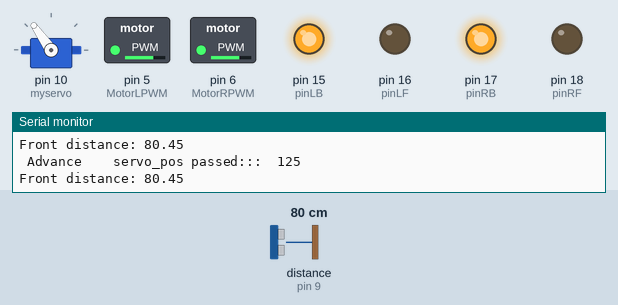
Simulated run of this sketch. Board: Arduino Uno, built with avr-gcc and run on an emulated ATmega328P. Parts: servo, switched loads named in the sketch (green lamp = pin HIGH), output pins drawn as LEDs (lit = HIGH), the last lines printed to the serial monitor. Wiring (inferred from the names in the program): ultrasonic range finder: trigger pin 8; echo pin 9. Inputs (shaded band) come from the test bench; at power-on: distance to the obstacle (sensor on pin 9) 80 cm. The echo pulse lasts 58.3 µs per cm; pins used as bus, display or sensor lines are not drawn.

Above: at 1.3 s.
1.4 s: distance to the obstacle (sensor on pin 9) set to 27 cm
2.9 s: distance to the obstacle (sensor on pin 9) set to 22 cm
At 4.4 s:
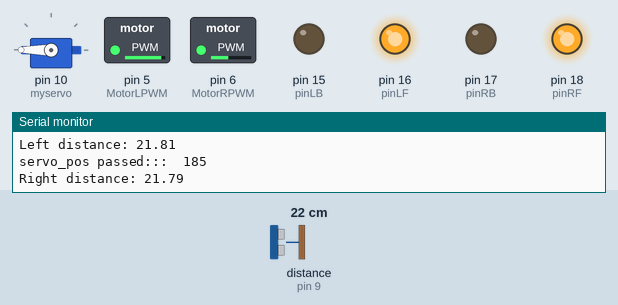
5.9 s: distance to the obstacle (sensor on pin 9) set to 18 cm
At 7.5 s:
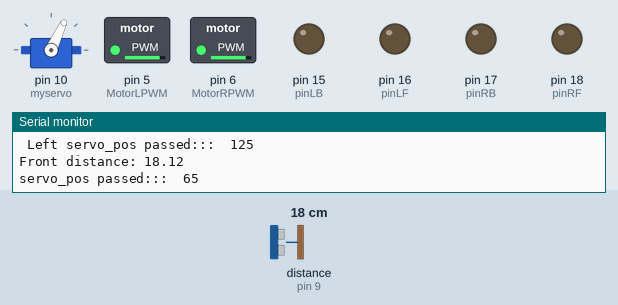
8.9 s: distance to the obstacle (sensor on pin 9) set to 14 cm
At 9.11 s:
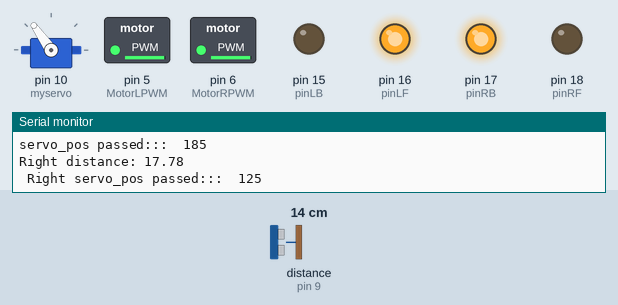
Timing chart, 0 to 11.4 s (numbered marks = the images above; inputs shaded):
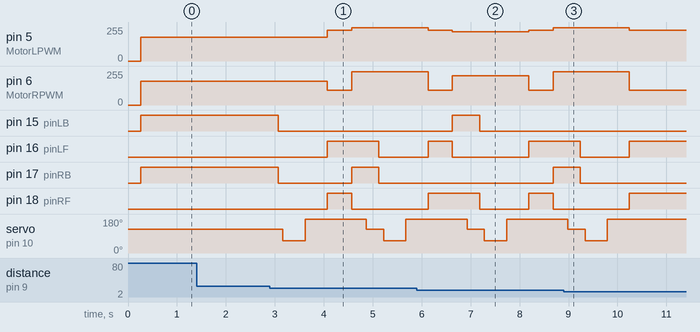

The sketch:

Robot2Wheelcarwithdocs.ino
```cpp
//***********************************************************************************************
// GitHub Code Fixed as from Video
//
//  Documentation varies with versions of car, this program documents the pinouts
//  which work with this program.
//
// Pin configurations
//
// Motor controller (Use rubber bands on wheels to get more traction
// A1-4 to reflect:
// Define a A1(15) Pin to IN4 on motor control
// Define a A2(16) Pin to IN3 on motor control
// Define a A3(17) Pin to IN2 on motor control
// Define a A4(18) Pin to IN1 on motor control
// Motor ENA to pin 6
// Motor ENB to pin 5
// Left Motor output black forward
// Right motor output Red forward
//
// Ultrasound trig to pin 8
//            Echo to pin 9
//            VCC to 5v
//            GND to GND
//
//  Servo connected to PIN 10 (3 pins) Brown to GND, Orange to VCC
//
//
//  After everything working ok, uncomment the analog statements (This version has them uncommented)
//
//  Note on battery pack, mine came with the six AA holder as in video, unfortunately, the switch wires do not
//  work as configured and the round connector plugged in starts car.
//  Also, the holes in the platofrm don't match anything remotely like they should...
//  A better configuration would be to place the battery slightly rear of wheel axles
//  and put electronics in rear of car would provide more traction
//
//****************************************************************************************************************
//
#include <Servo.h>
int pinLB=15;     // Define a A1(15) Pin
int pinLF=16;     // Define a A2(16) Pin

int pinRB=17;    // Define a A3(17) Pin
int pinRF=18;    // Define a A4(18) Pin

int MotorLPWM=5;  //Define a 5 Pin
int MotorRPWM=6;  //Define a 6 Pin

int inputPin = 9;  // Define the ultrasound signal receiving a Pin
int outputPin = 8;  //Define the ultrasound signal emission Pin

int Fspeedd = 0;      // go
int Rspeedd = 0;      // The right to
int Lspeedd = 0;      // Turn left to
int directionn = 0;   // After the former = 8 = 2 left = 4 right = 6
Servo myservo;        // Set up the myservo
int delay_time = 250; // After the servo motor to the stability of the time

const int LOOK_FORWARD = 125;
const int LOOK_RIGHT = 185;
const int LOOK_LEFT = 65;

int Fgo = 8;         // go
int Rgo = 6;         // The right to
int Lgo = 4;         // Turn left to
int Bgo = 2;         // astern

void setup()

{
  Serial.begin(9600);     // Initialize
  pinMode(pinLB,OUTPUT); // Define 14 pin for the output (PWM)
  pinMode(pinLF,OUTPUT); // Define 15 pin for the output (PWM)
  pinMode(pinRB,OUTPUT); // Define 16 pin for the output (PWM)
  pinMode(pinRF,OUTPUT); // Define 17 pin for the output (PWM)

  pinMode(MotorLPWM,  OUTPUT);  // Define 5 pin for PWM output
  pinMode(MotorRPWM,  OUTPUT);  // Define 6 pin for PWM output

  pinMode(inputPin, INPUT);    // Define the ultrasound enter pin
  pinMode(outputPin, OUTPUT);  // Define the ultrasound output pin

  myservo.attach(10);    // Define the servo motor output 10 pin(PWM)
}
void advance(int a)     // go
{
  digitalWrite(pinRB,HIGH);  // 16 feet for high level
  digitalWrite(pinRF,LOW);   //17 feet for low level
  analogWrite(MotorRPWM,180);//Set the output speed(PWM) (Comment out to prevent movement)
  digitalWrite(pinLB,HIGH);  // 14 feet for high level
  digitalWrite(pinLF,LOW);   //15 feet for high level
  analogWrite(MotorLPWM,180);//Set the output speed(PWM) (Comment out to prevent movement)
  delay(a * 1);
}
void right(int b)        //right

{
  digitalWrite(pinRB,LOW);
  digitalWrite(pinRF,HIGH);
  analogWrite(MotorRPWM,250); // (Comment out to prevent movement)
  digitalWrite(pinLB,LOW);
  digitalWrite(pinLF,LOW);
  delay(b * 100);
}
void left(int c)         //left
{
  digitalWrite(pinRB,LOW);
  digitalWrite(pinRF,LOW);
  digitalWrite(pinLB,LOW);
  digitalWrite(pinLF,HIGH);
  analogWrite(MotorLPWM,250); //  (Comment out to prevent movement)
  delay(c * 100);
}
void turnR(int d)        //right
{
  digitalWrite(pinRB,HIGH);
  digitalWrite(pinRF,LOW);
  analogWrite(MotorRPWM,250); // (Comment out to prevent movement)
  digitalWrite(pinLB,LOW);
  digitalWrite(pinLF,HIGH);
  analogWrite(MotorLPWM,250); // (Comment out to prevent movement)
  delay(d * 50);
}
void turnL(int e)        //left
{
  digitalWrite(pinRB,LOW);
  digitalWrite(pinRF,HIGH);
  analogWrite(MotorRPWM,220); // (Comment out to prevent movement)
  digitalWrite(pinLB,HIGH);
  digitalWrite(pinLF,LOW);
  analogWrite(MotorLPWM,220); // (Comment out to prevent movement)
  delay(e * 50);
}
void stopp(int f)         //stop
{
  digitalWrite(pinRB,LOW);
  digitalWrite(pinRF,LOW);
  digitalWrite(pinLB,LOW);
  digitalWrite(pinLF,LOW);
  delay(f * 100);
}
void back(int g)          //back
{
  digitalWrite(pinRB,LOW);
  digitalWrite(pinRF,HIGH);
  analogWrite(MotorRPWM,110); // (Comment out to prevent movement)
  digitalWrite(pinLB,LOW);
  digitalWrite(pinLF,HIGH);
  analogWrite(MotorLPWM,230); // (Comment out to prevent movement)
  delay(g * 500);
}
void detection()        //Measuring three angles(0.90.179)
{
  int delay_time = 200;   // After the servo motor to the stability of the time
  ask_pin(LOOK_FORWARD, Fspeedd, "Front");            // Read in front of the distance
  if((Fspeedd < 10)&&(Fspeedd>0))         // If the front distance less than 10 cm - **** FIX from Video ****
  {
    stopp(1);               // Remove the output data
    back(2);                // The back two milliseconds
  }
  if((Fspeedd < 25)&&(Fspeedd>0))         // If the front distance less than 25 cm - **** FIX from Video ****
  {
    stopp(1);               // Remove the output data
    ask_pin(LOOK_LEFT, Lspeedd, "Left");            // Read the left distance
    delay(delay_time);      // Waiting for the servo motor is stable
    ask_pin(LOOK_RIGHT, Rspeedd, "Right");            // Read the right distance
    delay(delay_time);      //  Waiting for the servo motor is stable
    if(Lspeedd > Rspeedd)   //If the distance is greater than the right distance on the left
    {
      directionn = Lgo;      //Left
    }
    if(Lspeedd <= Rspeedd)   //If the distance is less than or equal to the distance on the right
    {
      directionn = Rgo;      //right
    }
    if (Lspeedd < 15 && Rspeedd < 15)   /*If the left front distance and distance and the right distance is less than 15 cm */
    {
      directionn = Bgo;      //Walk backwards
    }
  }
  else                      //If the front is not less than 25 cm (greater than)
  {
    directionn = Fgo;        //Walk forward
  }
}
void ask_pin(int servo_pos, int &dir, const char* pinDir)   // Measure the distance on the left
{
  Serial.print("servo_pos passed:::  ");
  Serial.println(servo_pos);
  myservo.write(servo_pos);
  delay(delay_time);
  digitalWrite(outputPin, LOW);   // For low voltage 2 us ultrasonic launch
  delayMicroseconds(2);
  digitalWrite(outputPin, HIGH);  // Let ultrasonic launch 10 us high voltage, there is at least 10 us
  delayMicroseconds(10);
  digitalWrite(outputPin, LOW);    // Maintaining low voltage ultrasonic launch
  float dist = pulseIn(inputPin, HIGH);  // Read the time difference
  dist= dist/5.8/10;       // Will be time to distance distance (unit: cm)
  Serial.print(pinDir);
  Serial.print(" distance: ");  //The output distance (unit: cm)
  Serial.println(dist);         //According to the distance
  dir = dist;              // Will reading Lspeedd distance
}
void loop()
{
  myservo.write(100);  /*Make the servo motor ready position Prepare the next measurement */
  detection();        //Measuring Angle And determine which direction to go to
  if(directionn == 2)  //If directionn (direction) = 2 (back)
  {
    back(8);                    //  back
    turnL(2);                   //Move slightly to the left (to prevent stuck in dead end lane)
    Serial.print(" Reverse ");   //According to the direction (reverse)
  }
  if(directionn == 6)           //If directionn (direction) = 6 (right)
  {
    back(1);
    turnR(6);                   // right
    Serial.print(" Right ");    //According to the direction (Right)
  }
  if(directionn == 4)          //If directionn (direction) = 4 (left)
  {
    back(1);
    turnL(6);                  // left
    Serial.print(" Left ");     //According to the direction (Left)
  }
  if(directionn == 8)          //If directionn (direction) = 8 (forward)
  {
    advance(1);                 // go
    Serial.print(" Advance ");   //According to the direction (Advance)
    Serial.print("   ");
  }
}
```

Measured:
- the behaviour switches between 25 and 24 cm on distance to the obstacle (sensor on pin 9) (found by bisection; images 0 and 1)
- the behaviour switches between 16 and 15 cm on distance to the obstacle (sensor on pin 9) (found by bisection; images 2 and 3)
- after the input at 2.9 s, pin 5 (MotorLPWM): 180/255 → 230/255 after 1.2 s, → 250/255 0.50 s later; pin 6 (MotorRPWM): 180/255 → 110/255 after 1.2 s, → 250/255 0.50 s later; pin 15 (pinLB): HIGH → LOW after 0.17 s; pin 16 (pinLF): LOW → HIGH after 1.2 s, → LOW 1.1 s later; pin 17 (pinRB): HIGH → LOW after 0.17 s, → HIGH 1.5 s later, → LOW 0.55 s later
- after the input at 5.9 s, pin 15 (pinLB): LOW → HIGH after 0.73 s, → LOW 0.55 s later
- after the input at 8.9 s, pin 5 (MotorLPWM): goes on until 10.2 s, then stays 230/255; pin 6 (MotorRPWM): goes on until 10.2 s, then stays 110/255; pin 17 (pinRB): goes on until 9.2 s, then stays LOW; pin 18 (pinRF): goes on until 10.2 s, then stays HIGH; servo on pin 10 (myservo): goes on until 9.8 s, then stays 180°
